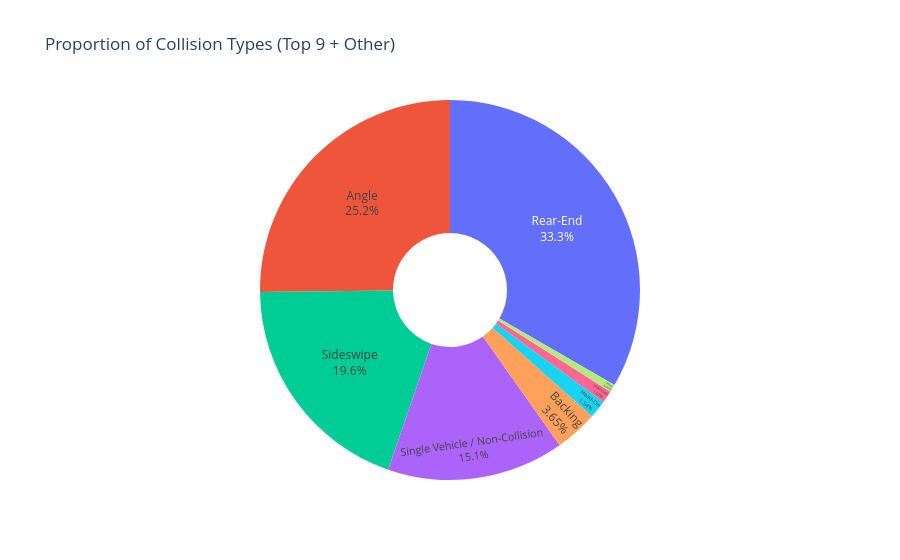

Write notebook code for a chart like this one.
### Code cell
# Get the counts for each collision type
collision_counts = df['manner_of_collision'].value_counts()

fig = px.pie(
    names=collision_counts.index,
    values=collision_counts.values,
    title='Proportion of Collision Types (Top 9 + Other)',
    hole=0.3 # Creates a donut chart, which is often easier to look at
)

fig.update_traces(textposition='inside', textinfo='percent+label')
fig.update_layout(showlegend=False) # Hide legend if labels are inside
fig.show()

### Figure 1 — Plotly figure (JSON) as saved in the notebook; plotly's stock layout.template omitted (floating-point values rounded to 4 significant figures)
{"data": [{"domain": {"x": [0, 1], "y": [0, 1]}, "hole": 0.3, "hovertemplate": "label=%{label}<br>value=%{value}<extra></extra>", "labels": ["Rear-End", "Angle", "Sideswipe", "Single Vehicle / Non-Collision", "Backing", "Head-On", "Unknown", "Other"], "legendgroup": "", "name": "", "showlegend": true, "textinfo": "percent+label", "textposition": "inside", "type": "pie", "values": [15131, 11420, 8875, 6839, 1656, 698, 465, 301]}], "layout": {"legend": {"tracegroupgap": 0}, "showlegend": false, "title": {"text": "Proportion of Collision Types (Top 9 + Other)"}}}
